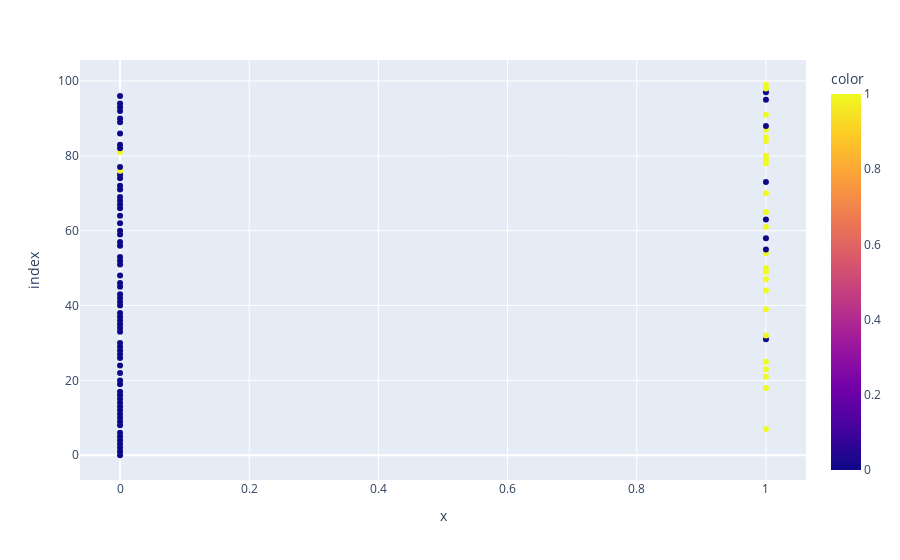

Write notebook code for a chart like this one.
### Code cell
plt.scatter(X_test[:,0] , y_test , c=y_pred ) # First column of X_test as x and y_test as y
px.scatter(X_test[:,0] , y_test , color=y_pred )

### Figure 1 — Plotly figure (JSON) as saved in the notebook; plotly's stock layout.template omitted (floating-point values rounded to 4 significant figures)
{"data": [{"hovertemplate": "x=%{x}<br>index=%{y}<br>color=%{marker.color}<extra></extra>", "legendgroup": "", "marker": {"color": [0, 0, 0, 0, 0, 0, 0, 1, 0, 0, 0, 0, 0, 0, 0, 0, 0, 0, 1, 0, 0, 1, 0, 1, 0, 1, 0, 0, 0, 0, 0, 0, 1, 0, 0, 0, 0, 0, 0, 1, 0, 0, 0, 0, 1, 0, 0, 1, 0, 1, 1, 0, 0, 0, 1, 0, 0, 0, 0, 0, 0, 1, 0, 0, 0, 1, 0, 0, 0, 0, 1, 0, 0, 0, 0, 0, 1, 0, 1, 1, 1, 1, 0, 0, 1, 1, 0, 1, 0, 0, 0, 1, 0, 0, 0, 0, 0, 0, 1, 1], "coloraxis": "coloraxis", "symbol": "circle"}, "mode": "markers", "name": "", "orientation": "h", "showlegend": false, "type": "scatter", "x": [0, 0, 0, 0, 0, 0, 0, 1, 0, 0, 0, 0, 0, 0, 0, 0, 0, 0, 1, 0, 0, 1, 0, 1, 0, 1, 0, 0, 0, 0, 0, 1, 1, 0, 0, 0, 0, 0, 0, 1, 0, 0, 0, 0, 1, 0, 0, 1, 0, 1, 1, 0, 0, 0, 1, 1, 0, 0, 1, 0, 0, 1, 0, 1, 0, 1, 0, 0, 0, 0, 1, 0, 0, 1, 0, 0, 0, 0, 1, 1, 1, 0, 0, 0, 1, 1, 0, 1, 1, 0, 0, 1, 0, 0, 0, 1, 0, 1, 1, 1], "xaxis": "x", "y": [0, 1, 2, 3, 4, 5, 6, 7, 8, 9, 10, 11, 12, 13, 14, 15, 16, 17, 18, 19, 20, 21, 22, 23, 24, 25, 26, 27, 28, 29, 30, 31, 32, 33, 34, 35, 36, 37, 38, 39, 40, 41, 42, 43, 44, 45, 46, 47, 48, 49, 50, 51, 52, 53, 54, 55, 56, 57, 58, 59, 60, 61, 62, 63, 64, 65, 66, 67, 68, 69, 70, 71, 72, 73, 74, 75, 76, 77, 78, 79, 80, 81, 82, 83, 84, 85, 86, 87, 88, 89, 90, 91, 92, 93, 94, 95, 96, 97, 98, 99], "yaxis": "y"}], "layout": {"coloraxis": {"colorbar": {"title": {"text": "color"}}, "colorscale": [[0, "#0d0887"], [0.1111, "#46039f"], [0.2222, "#7201a8"], [0.3333, "#9c179e"], [0.4444, "#bd3786"], [0.5556, "#d8576b"], [0.6667, "#ed7953"], [0.7778, "#fb9f3a"], [0.8889, "#fdca26"], [1, "#f0f921"]]}, "legend": {"tracegroupgap": 0}, "margin": {"t": 60}, "xaxis": {"anchor": "y", "domain": [0, 1], "title": {"text": "x"}}, "yaxis": {"anchor": "x", "domain": [0, 1], "title": {"text": "index"}}}}
